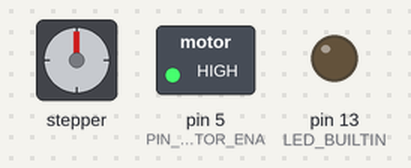
Simulated run of this sketch. Board: Arduino Uno, built with avr-gcc and run on an emulated ATmega328P. Parts: stepper motor, switched loads named in the sketch (green lamp = pin HIGH), output pins drawn as LEDs (lit = HIGH). Stepper angles assume 200 steps per turn; what the sketch prints to the serial monitor is not drawn.

Above: at 0.15 s.
At 9.76 s:
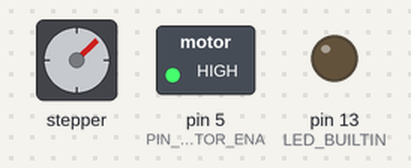
At 19.93 s:
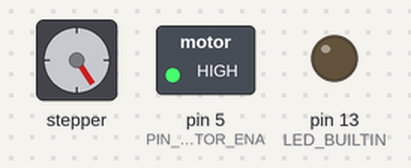
At 39.74 s:
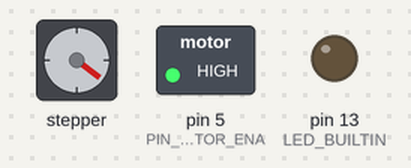
Timing chart, 0 to 40.0 s (numbered marks = the images above):
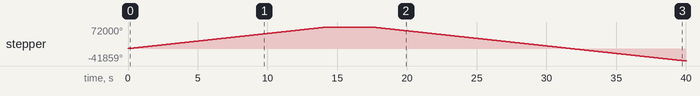

The sketch:

XIAO_Minishake.ino
```cpp
// (licence header left out)
// SOURCE:
// Make a single stepper bounce from one limit to another
//
// Copyright (C) 2012 Mike McCauley
// $Id: Random.pde,v 1.1 2011/01/05 01:51:01 mikem Exp mikem $


// -------------------------- Includes --------------------------
#include <AccelStepper.h>

// Stepper motor driver pins
const uint8_t PIN_MOTOR_STEP   = 4; // Digital output 3.3V
const uint8_t PIN_MOTOR_DIR    = 3; // Digital output 3.3V
const uint8_t PIN_MOTOR_ENA    = 5; // Digital output 3.3V, manual logic


const uint8_t stepFactor = 200;
const uint8_t pulsesPerRevolution = 200;
//const uint8_t NBR_SCENARIOS


// -------------------------- Global variables ----------------
uint16_t nbr_revolutions = 1;

//uint32_t scenarioPos


// Define a stepper and the pins it will use
AccelStepper stepper(AccelStepper::DRIVER, PIN_MOTOR_STEP, PIN_MOTOR_DIR);


// -------------------------- SetUp --------------------------
void setup()
{

	// initialize digital pin LED_BUILTIN as an output.
	pinMode(LED_BUILTIN, OUTPUT);
	// initialize digital pin PIN_MOTOR_ENA as an output.
	pinMode(PIN_MOTOR_ENA, OUTPUT);

	// Disable the motor (logic inverse)
	digitalWrite(PIN_MOTOR_ENA,HIGH);

	Serial.begin(115200);
	Serial.println("---------------------------------");
	Serial.println("Welcome to the stepper motor test");


	Serial.println("Setting max speed to ");
	stepper.setMaxSpeed(50000 * stepFactor);
	stepper.setAcceleration(10000 * stepFactor);
	stepper.moveTo(nbr_revolutions * pulsesPerRevolution * stepFactor);
}


// -------------------------- Loop --------------------------
void loop()
{
	// If at the end of travel go to the other end
	if (stepper.distanceToGo() == 0)
	{
		delay(3000);
		stepper.moveTo(-stepper.currentPosition());
	}

	stepper.run();
}


// END OF THE FILE
```

Measured:
- by itself, stepper: turns 72000° clockwise in 14.4 s, then 113800° counter-clockwise in 22.6 s
